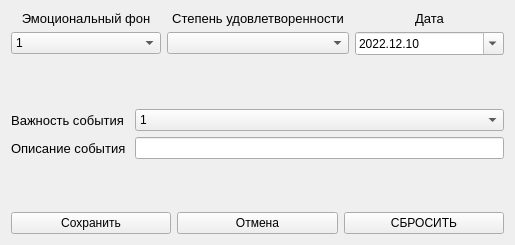
<?xml version="1.0" encoding="UTF-8"?>
<ui version="4.0">
 <class>tablecompletion</class>
 <widget class="QWidget" name="tablecompletion">
  <property name="geometry">
   <rect>
    <x>0</x>
    <y>0</y>
    <width>515</width>
    <height>245</height>
   </rect>
  </property>
  <property name="windowTitle">
   <string>Form</string>
  </property>
  <property name="styleSheet">
   <string notr="true"/>
  </property>
  <layout class="QGridLayout" name="gridLayout_2">
   <item row="0" column="0">
    <layout class="QGridLayout" name="gridLayout">
     <item row="0" column="2">
      <widget class="QLabel" name="label_9">
       <property name="font">
        <font>
         <pointsize>10</pointsize>
         <weight>50</weight>
         <bold>false</bold>
        </font>
       </property>
       <property name="text">
        <string>Дата</string>
       </property>
       <property name="alignment">
        <set>Qt::AlignCenter</set>
       </property>
      </widget>
     </item>
     <item row="2" column="1">
      <widget class="QComboBox" name="comboBox_3">
       <item>
        <property name="text">
         <string/>
        </property>
       </item>
       <item>
        <property name="text">
         <string>0 Не удовлетворен</string>
        </property>
       </item>
       <item>
        <property name="text">
         <string>1 Частично удовлетворен</string>
        </property>
       </item>
       <item>
        <property name="text">
         <string>2 Удовлетворен</string>
        </property>
       </item>
       <item>
        <property name="text">
         <string>3 Очень удовлетворен</string>
        </property>
       </item>
       <item>
        <property name="text">
         <string>4 Более чем удовлетворен</string>
        </property>
       </item>
      </widget>
     </item>
     <item row="2" column="2">
      <widget class="QDateEdit" name="dateEdit">
       <property name="styleSheet">
        <string notr="true"/>
       </property>
       <property name="dateTime">
        <datetime>
         <hour>0</hour>
         <minute>0</minute>
         <second>0</second>
         <year>2022</year>
         <month>12</month>
         <day>10</day>
        </datetime>
       </property>
       <property name="currentSection">
        <enum>QDateTimeEdit::YearSection</enum>
       </property>
       <property name="displayFormat">
        <string>yyyy.MM.dd</string>
       </property>
       <property name="calendarPopup">
        <bool>true</bool>
       </property>
      </widget>
     </item>
     <item row="0" column="1">
      <widget class="QLabel" name="label_8">
       <property name="font">
        <font>
         <pointsize>10</pointsize>
         <weight>50</weight>
         <bold>false</bold>
        </font>
       </property>
       <property name="text">
        <string>Степень удовлетворенности</string>
       </property>
       <property name="alignment">
        <set>Qt::AlignCenter</set>
       </property>
      </widget>
     </item>
     <item row="0" column="0">
      <widget class="QLabel" name="label_6">
       <property name="font">
        <font>
         <pointsize>10</pointsize>
         <weight>50</weight>
         <bold>false</bold>
        </font>
       </property>
       <property name="styleSheet">
        <string notr="true"/>
       </property>
       <property name="text">
        <string>Эмоциональный фон</string>
       </property>
       <property name="alignment">
        <set>Qt::AlignCenter</set>
       </property>
      </widget>
     </item>
     <item row="2" column="0">
      <widget class="QComboBox" name="comboBox_2">
       <item>
        <property name="text">
         <string>1</string>
        </property>
       </item>
       <item>
        <property name="text">
         <string>2</string>
        </property>
       </item>
       <item>
        <property name="text">
         <string>3</string>
        </property>
       </item>
       <item>
        <property name="text">
         <string>4</string>
        </property>
       </item>
       <item>
        <property name="text">
         <string>5</string>
        </property>
       </item>
       <item>
        <property name="text">
         <string>6</string>
        </property>
       </item>
       <item>
        <property name="text">
         <string>7</string>
        </property>
       </item>
       <item>
        <property name="text">
         <string>8</string>
        </property>
       </item>
       <item>
        <property name="text">
         <string>9</string>
        </property>
       </item>
       <item>
        <property name="text">
         <string>10</string>
        </property>
       </item>
      </widget>
     </item>
    </layout>
   </item>
   <item row="1" column="0">
    <spacer name="verticalSpacer">
     <property name="orientation">
      <enum>Qt::Vertical</enum>
     </property>
     <property name="sizeHint" stdset="0">
      <size>
       <width>20</width>
       <height>40</height>
      </size>
     </property>
    </spacer>
   </item>
   <item row="2" column="0">
    <layout class="QFormLayout" name="formLayout">
     <item row="0" column="0">
      <widget class="QLabel" name="label_7">
       <property name="font">
        <font>
         <pointsize>10</pointsize>
         <weight>50</weight>
         <bold>false</bold>
        </font>
       </property>
       <property name="text">
        <string>Важность события</string>
       </property>
       <property name="alignment">
        <set>Qt::AlignCenter</set>
       </property>
      </widget>
     </item>
     <item row="0" column="1">
      <widget class="QComboBox" name="comboBox">
       <item>
        <property name="text">
         <string>1</string>
        </property>
       </item>
       <item>
        <property name="text">
         <string>2</string>
        </property>
       </item>
       <item>
        <property name="text">
         <string>3</string>
        </property>
       </item>
       <item>
        <property name="text">
         <string>4</string>
        </property>
       </item>
       <item>
        <property name="text">
         <string>5</string>
        </property>
       </item>
       <item>
        <property name="text">
         <string>6</string>
        </property>
       </item>
       <item>
        <property name="text">
         <string>7</string>
        </property>
       </item>
       <item>
        <property name="text">
         <string>8</string>
        </property>
       </item>
       <item>
        <property name="text">
         <string>9</string>
        </property>
       </item>
       <item>
        <property name="text">
         <string>10</string>
        </property>
       </item>
      </widget>
     </item>
     <item row="1" column="0">
      <widget class="QLabel" name="label_2">
       <property name="font">
        <font>
         <pointsize>10</pointsize>
         <weight>50</weight>
         <bold>false</bold>
        </font>
       </property>
       <property name="text">
        <string>Описание события </string>
       </property>
       <property name="alignment">
        <set>Qt::AlignCenter</set>
       </property>
      </widget>
     </item>
     <item row="1" column="1">
      <widget class="QLineEdit" name="lineEdit_5">
       <property name="tabletTracking">
        <bool>false</bool>
       </property>
       <property name="acceptDrops">
        <bool>false</bool>
       </property>
       <property name="layoutDirection">
        <enum>Qt::RightToLeft</enum>
       </property>
       <property name="clearButtonEnabled">
        <bool>false</bool>
       </property>
      </widget>
     </item>
    </layout>
   </item>
   <item row="3" column="0">
    <spacer name="verticalSpacer_2">
     <property name="orientation">
      <enum>Qt::Vertical</enum>
     </property>
     <property name="sizeHint" stdset="0">
      <size>
       <width>20</width>
       <height>40</height>
      </size>
     </property>
    </spacer>
   </item>
   <item row="4" column="0">
    <layout class="QHBoxLayout" name="horizontalLayout">
     <item>
      <widget class="QPushButton" name="pushButton">
       <property name="font">
        <font>
         <weight>50</weight>
         <bold>false</bold>
        </font>
       </property>
       <property name="text">
        <string>Сохранить</string>
       </property>
      </widget>
     </item>
     <item>
      <widget class="QPushButton" name="pushButton_3">
       <property name="font">
        <font>
         <weight>50</weight>
         <bold>false</bold>
        </font>
       </property>
       <property name="text">
        <string>Отмена</string>
       </property>
      </widget>
     </item>
     <item>
      <widget class="QPushButton" name="pushButton_2">
       <property name="font">
        <font>
         <weight>50</weight>
         <bold>false</bold>
        </font>
       </property>
       <property name="text">
        <string>СБРОСИТЬ</string>
       </property>
      </widget>
     </item>
    </layout>
   </item>
  </layout>
 </widget>
 <resources/>
 <connections/>
</ui>
